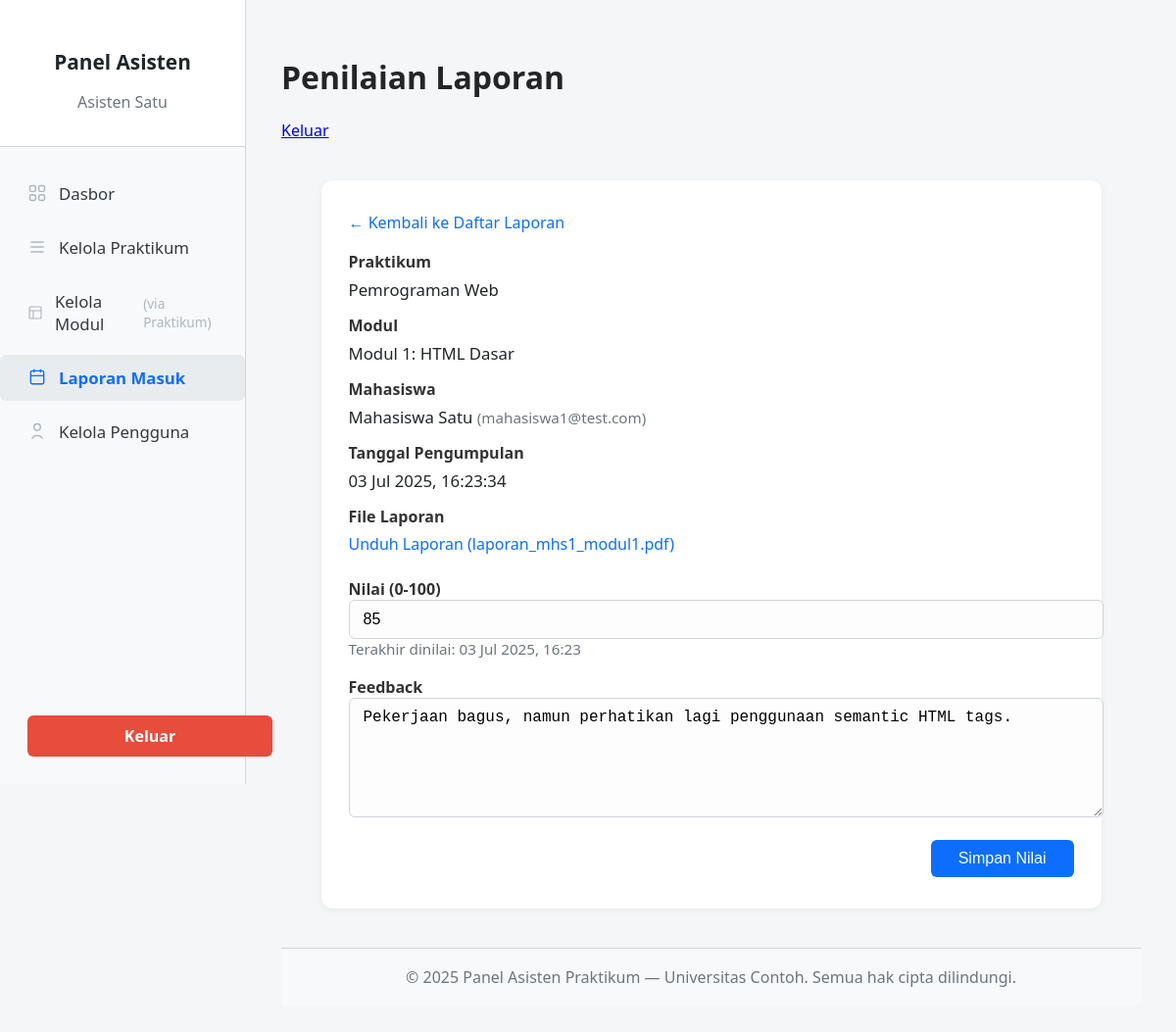
/asisten/grade_report.php?id=1 (signed in), run on the app's committed database.
### tables this page shows
CREATE TABLE `laporan_praktikum` (
  `id` int(11) NOT NULL AUTO_INCREMENT,
  `id_modul` int(11) NOT NULL,
  `id_mahasiswa` int(11) NOT NULL,
  `nama_file_laporan` varchar(255) DEFAULT NULL,
  `path_file_laporan` varchar(255) DEFAULT NULL,
  `nilai` int(3) DEFAULT NULL,
  `feedback` text DEFAULT NULL,
  `tanggal_kumpul` timestamp NOT NULL DEFAULT current_timestamp(),
  `tanggal_dinilai` timestamp NULL DEFAULT NULL,
  PRIMARY KEY (`id`),
  FOREIGN KEY (`id_modul`) REFERENCES `modul`(`id`) ON DELETE CASCADE,
  FOREIGN KEY (`id_mahasiswa`) REFERENCES `users`(`id`) ON DELETE CASCADE
);

CREATE TABLE `mata_praktikum` (
  `id` int(11) NOT NULL AUTO_INCREMENT,
  `nama_praktikum` varchar(255) NOT NULL,
  `deskripsi` text DEFAULT NULL,
  PRIMARY KEY (`id`)
);

CREATE TABLE `modul` (
  `id` int(11) NOT NULL AUTO_INCREMENT,
  `id_praktikum` int(11) NOT NULL,
  `nama_modul` varchar(255) NOT NULL,
  `nama_file_materi` varchar(255) DEFAULT NULL,
  `path_file_materi` varchar(255) DEFAULT NULL,
  PRIMARY KEY (`id`),
  FOREIGN KEY (`id_praktikum`) REFERENCES `mata_praktikum`(`id`) ON DELETE CASCADE
);

CREATE TABLE `users` (
  `id` int(11) NOT NULL AUTO_INCREMENT,
  `nama` varchar(100) NOT NULL,
  `email` varchar(100) NOT NULL,
  `password` varchar(255) NOT NULL,
  `role` enum('mahasiswa','asisten') NOT NULL,
  `created_at` timestamp NOT NULL DEFAULT current_timestamp(),
  PRIMARY KEY (`id`),
  UNIQUE KEY `email` (`email`)
);

### asisten/grade_report.php (the view, shortened to what this page needs)
<?php
require_once '../config.php';
require_once 'templates/header.php';
$id_laporan = isset($_GET['id']) ? (int)$_GET['id'] : 0;
$sql_laporan = "SELECT lp.*, u.nama as nama_mahasiswa, u.email as email_mahasiswa,
                       m.nama_modul, mp.nama_praktikum
                FROM laporan_praktikum lp
                JOIN users u ON lp.id_mahasiswa = u.id
                JOIN modul m ON lp.id_modul = m.id
                JOIN mata_praktikum mp ON m.id_praktikum = mp.id
                WHERE lp.id = ?";
$stmt_laporan = $conn->prepare($sql_laporan);
$stmt_laporan->bind_param("i", $id_laporan);
$stmt_laporan->execute();
$laporan = $stmt_laporan->get_result()->fetch_assoc();
?>
<div class="classic-section">
    <div style="margin-bottom: 18px;">
        <a href="submitted_reports.php" class="classic-link">&larr; Kembali ke Daftar Laporan</a>
    </div>
    <div style="margin-bottom: 24px;">
        <div class="classic-label">Praktikum</div>
        <div class="classic-value"><?php echo htmlspecialchars($laporan['nama_praktikum']); ?></div>
        <div class="classic-label">Modul</div>
        <div class="classic-value"><?php echo htmlspecialchars($laporan['nama_modul']); ?></div>
        <div class="classic-label">Mahasiswa</div>
        <div class="classic-value"><?php echo htmlspecialchars($laporan['nama_mahasiswa']); ?> <span style="font-size:0.95rem; color:#6c757d;">(<?php echo htmlspecialchars($laporan['email_mahasiswa']); ?>)</span></div>
        <div class="classic-label">Tanggal Pengumpulan</div>
        <div class="classic-value"><?php echo date('d M Y, H:i:s', strtotime($laporan['tanggal_kumpul'])); ?></div>
        <div class="classic-label">File Laporan</div>
        <?php if ($laporan['nama_file_laporan'] && $laporan['path_file_laporan']): ?>
            <a href="../<?php echo htmlspecialchars($laporan['path_file_laporan']); ?>" download="<?php echo htmlspecialchars($laporan['nama_file_laporan']); ?>" class="classic-link">
                Unduh Laporan (<?php echo htmlspecialchars($laporan['nama_file_laporan']); ?>)
            </a>
        <?php else: ?>
            <div style="color:#b02a37; background:#f8d7da; padding:8px 12px; border-radius:4px; margin-bottom:10px;">File laporan tidak ditemukan atau belum diunggah dengan benar.</div>
        <?php endif; ?>
    </div>
    <form action="grade_report.php?id=<?php echo $id_laporan; ?>" method="post">
        <div style="margin-bottom: 18px;">
            <label for="nilai" class="classic-label">Nilai (0-100)</label>
            <input type="number" name="nilai" id="nilai" min="0" max="100" step="1" value="<?php echo htmlspecialchars($laporan['nilai'] ?? ''); ?>" class="classic-input">
            <?php if ($laporan['tanggal_dinilai']): ?>
                <div style="font-size:0.95rem; color:#6c757d;">Terakhir dinilai: <?php echo date('d M Y, H:i', strtotime($laporan['tanggal_dinilai'])); ?></div>
            <?php endif; ?>
        </div>
        <div style="margin-bottom: 18px;">
            <label for="feedback" class="classic-label">Feedback</label>
            <textarea id="feedback" name="feedback" rows="4" class="classic-textarea"><?php echo htmlspecialchars($laporan['feedback'] ?? ''); ?></textarea>
        </div>
        <div style="text-align:right;">
            <button type="submit" name="simpan_nilai" class="classic-btn">Simpan Nilai</button>
        </div>
    </form>
</div>
<?php
require_once 'templates/footer.php';
?>

### asisten/templates/header.php (style rules this page uses)
body { font-family: 'Segoe UI', 'Arial', sans-serif; background: #f4f6fb; margin: 0; }

### asisten/grade_report.php (style rules this page uses)
body { font-family: 'Segoe UI', sans-serif; background-color: #f4f6f8; }
.classic-section { background: #ffffff; border-radius: 12px; padding: 32px 28px; margin: 40px auto; box-shadow: 0 2px 10px rgba(0,0,0,0.06); max-width: 740px; }
.classic-label { font-size: 1rem; font-weight: 600; color: #333; margin-bottom: 6px; }
.classic-value { font-size: 1.05rem; font-weight: 500; color: #212529; margin-bottom: 14px; }
.classic-input, .classic-textarea { width: 100%; padding: 10px 14px; border: 1px solid #ced4da; border-radius: 6px; font-size: 1rem; background-color: #fdfdfd; transition: border 0.2s; }
.classic-textarea { resize: vertical; min-height: 100px; }
.classic-btn { background-color: #0d6efd; color: #fff; padding: 10px 28px; border: none; border-radius: 6px; cursor: pointer; font-size: 1rem; font-weight: 500; transition: background 0.2s ease; }
.classic-link { color: #0d6efd; text-decoration: none; font-weight: 500; }

### data on the page
laporan_praktikum: mata_praktikum.nama_praktikum "Pemrograman Web", id_modul.nama_modul "Modul 1: HTML Dasar", id_mahasiswa.nama "Mahasiswa Satu", id_mahasiswa.email "mahasiswa1@test.com", tanggal_kumpul "03 Jul 2025, 16:23:34", nama_file_laporan "laporan_mhs1_modul1.pdf", nilai "85", tanggal_dinilai "03 Jul 2025, 16:23", feedback "Pekerjaan bagus, namun perhatikan lagi penggunaan semantic HTML tags."

### other printed values
$_SESSION['nama'] "Asisten Satu"
$pageTitle "Penilaian Laporan"
